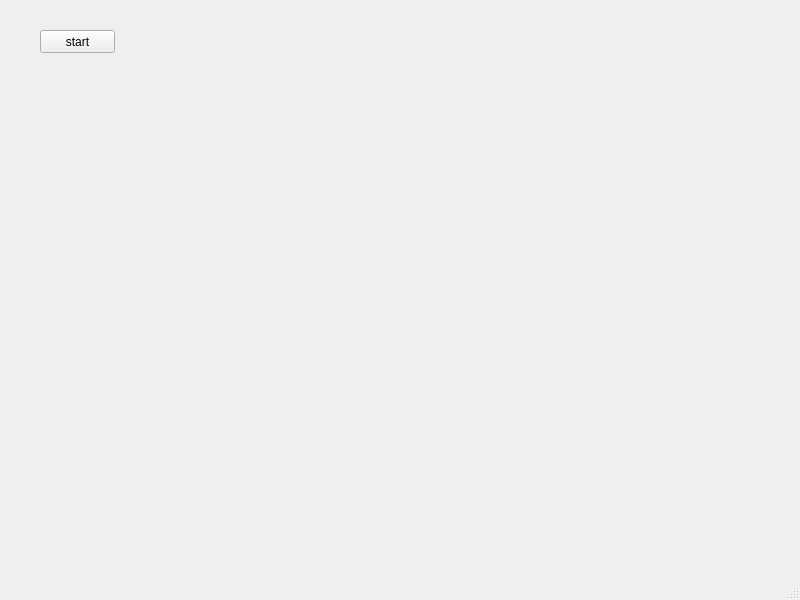
<?xml version="1.0" encoding="UTF-8"?>
<ui version="4.0">
 <class>cMainWindow</class>
 <widget class="QMainWindow" name="cMainWindow">
  <property name="geometry">
   <rect>
    <x>0</x>
    <y>0</y>
    <width>800</width>
    <height>600</height>
   </rect>
  </property>
  <property name="windowTitle">
   <string>cMainWindow</string>
  </property>
  <widget class="QWidget" name="centralwidget">
   <widget class="QPushButton" name="pushButton">
    <property name="geometry">
     <rect>
      <x>40</x>
      <y>30</y>
      <width>75</width>
      <height>23</height>
     </rect>
    </property>
    <property name="text">
     <string>start</string>
    </property>
   </widget>
  </widget>
  <widget class="QMenuBar" name="menubar">
   <property name="geometry">
    <rect>
     <x>0</x>
     <y>0</y>
     <width>800</width>
     <height>21</height>
    </rect>
   </property>
  </widget>
  <widget class="QStatusBar" name="statusbar"/>
 </widget>
 <resources/>
 <connections/>
</ui>
